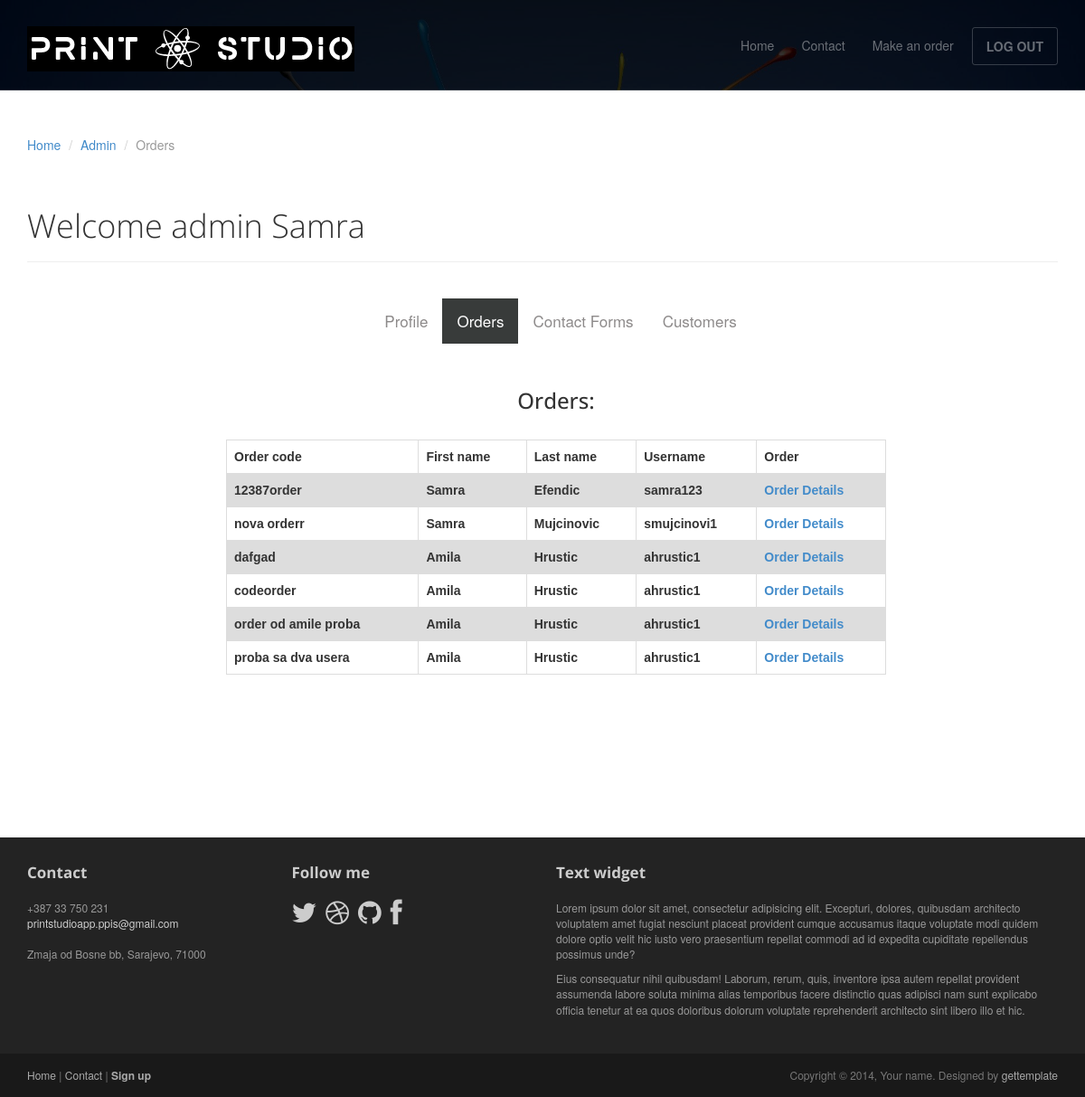
Before: /listOrders/ (signed in) with the older database file.
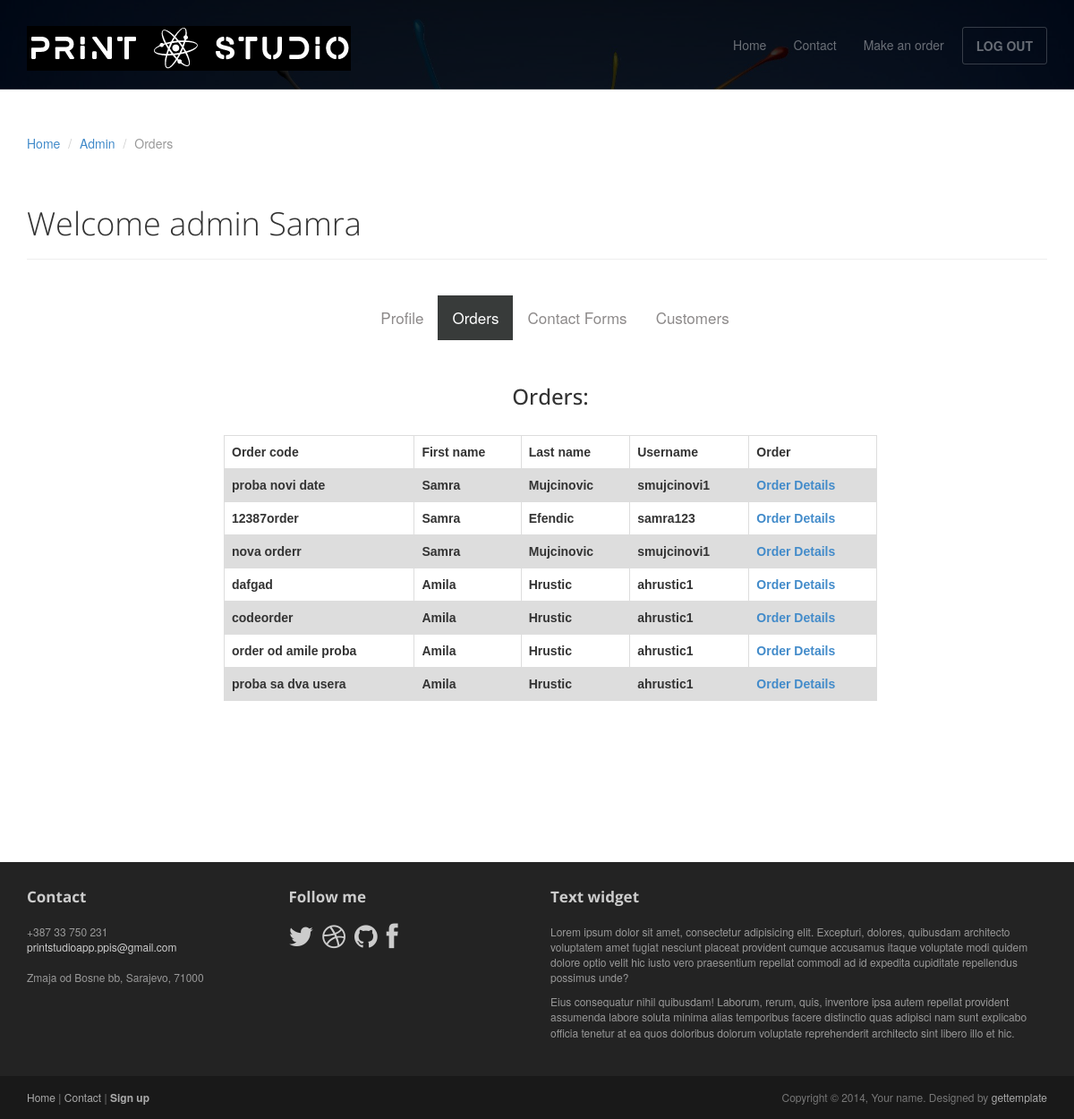
After: the same page with the newer database file.
### printStudioApp/models.py (models this page shows, shortened)
class Order(models.Model):
    userID = models.ForeignKey(User, related_name="orders", on_delete=models.CASCADE)
    orderCode = models.CharField(max_length=15, blank=False)
    title = models.FileField(upload_to='media')
    print_type = models.CharField(max_length=10)
    bind_type = models.CharField(max_length=10)
    number_of_copies = models.IntegerField()
    color = models.CharField(max_length=20)
    created_at = models.DateTimeField(auto_now_add=False)
    message = models.CharField(max_length=500, blank=True, null=True)
    class Meta:
        db_table = "printStudioApp_order"

### printStudioApp/decorators.py (the view)
        def wrapper_func(request, *args, **kwargs):
            group = None
            if request.user.groups.exists():
                group = request.user.groups.all()[0].name
            if group in allowed_roles:
                return view_func(request, *args, **kwargs)
            else:
                return HttpResponse('You are not authorized to view this page')

### printStudioApp/views.py (called while the page is built)
@unauthenticated_user
@login_required(login_url='login')
@allowed_users(['customer','admin'])
def listOrders(request):
    context = {}
    orders = Order.objects.all().order_by('-created_at')
    if request.user.groups.all()[0].name == "admin":
        context = {'orders': orders }
    else:
        my_Orders = Order.objects.filter(userID = request.user.pk).order_by('-created-at')
        context = {'orders':my_Orders }
    return render(request, 'listOrders.html', context)

### printStudioApp/templates/listOrders.html (shortened to what the changed rows need)
{% load static %}
<!DOCTYPE html>
<html lang="en">
<head>
	<link rel="stylesheet" href={% static 'css/bootstrap.min.css' %}>
	<link rel="stylesheet" href={% static 'css/font-awesome.min.css' %}>
	<link rel="stylesheet" href={% static 'css/bootstrap-theme.css' %} media="screen" >
	<link rel="stylesheet" href={% static 'css/main.css' %}>
</head>
<body>
	<div class="container">
		<br>
		  <br>
        <header class="page-header">
			{% if request.user.groups.all.0.name == "admin"%}
            <h1 class="page-title">Welcome admin {{request.user.first_name}}</h1>
			{% else %}
			<h1 class="page-title">Welcome {{request.user.first_name}}</h1>
			{% endif %}
        </header>
		<br>
        <br>
		<div class="container">
              <div class="col-sm-8 point-1">
                    <br>
                    <table>
						<tr>
							<th>Order code</th>
							<th>First name</th>
							<th>Last name</th>
							<th>Username</th>
							<th>Order</th>
						</tr>
                        {% for order in orders %}
                        <tr>
                            <th> {{ order.orderCode }} </th>
                            <th> {{ order.userID.first_name }} </th>
                            <th> {{ order.userID.last_name }} </th>
                            <th> {{ order.userID.username }} </th>
                            <th> <a href="{% url 'viewOrder' order.id %}">Order Details</a> </th>
                        </tr>
                        {% endfor %}
                    </table>
              </div>
        </div>
	</div>
	<br><br><br><br><br><br>
</body>
</html>

Changed rows visible on the page:
added Order: orderCode "proba novi date", userID.first_name "Samra", userID.last_name "Mujcinovic", userID.username "smujcinovi1"
